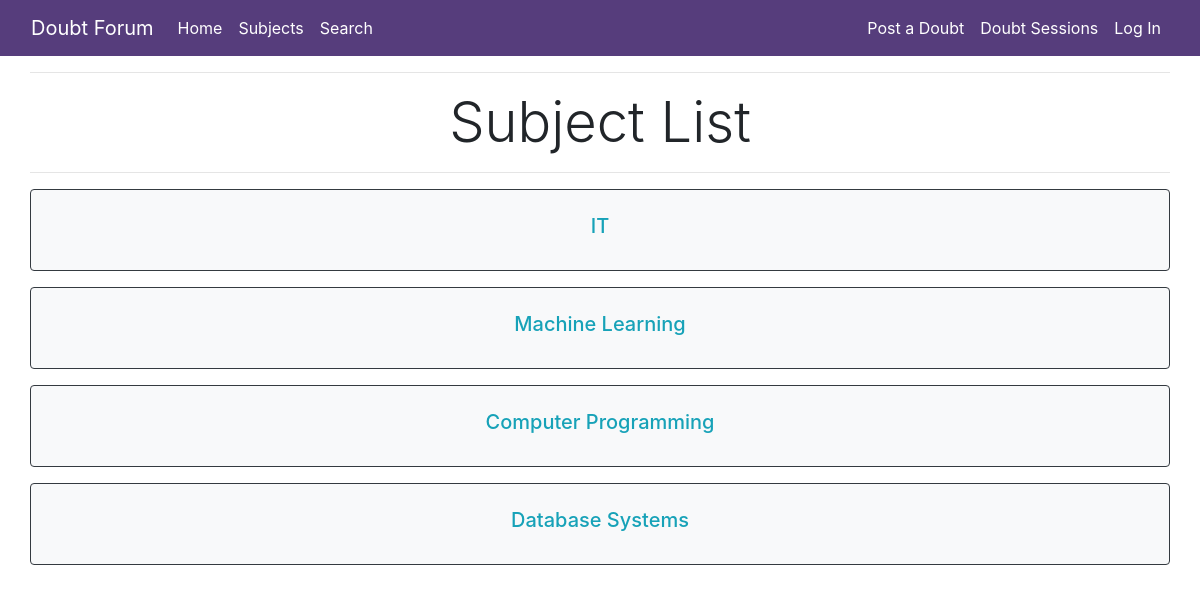
Page /subject_list/ on the earlier database version.
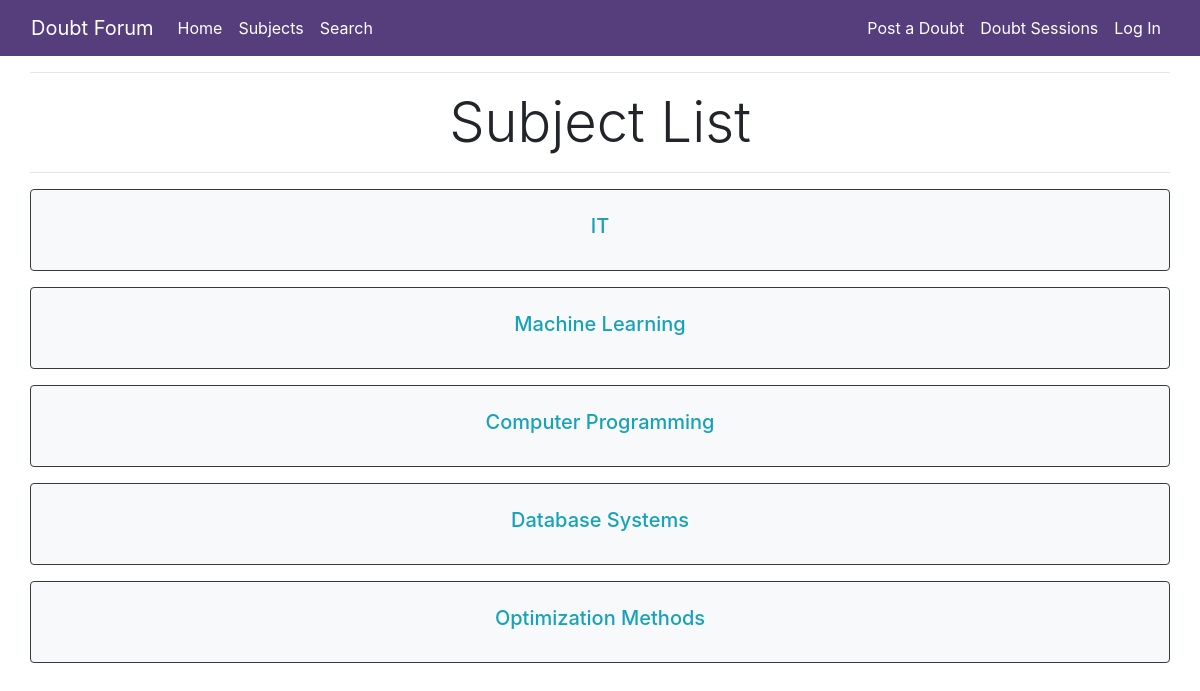
Same page on the later database version.
### DoubtForum/models.py (models this page shows, shortened)
class Subject(models.Model):
    name = models.CharField(max_length=20)

### DoubtForum/views.py (the view)
# urls.py: path('subject_list/', subject_list, name='subject_list'),
def subject_list(request):
    tags = Subject.objects.all()
    context = {
        "tags": tags,
    }
    return render(request, "subjectList.html", context)

### templates/subjectList.html (shortened to what this page needs)
<!DOCTYPE html>
{% extends "base.html" %}
{% block page_content %}
<div class="col-md-12">
    <hr>
        <div class="page-header text-center mt-3">
            <h1 class="display-4">Subject List</h1>
        </div>
    <hr>
    {% for tag in tags %}
    <div class="card border-dark bg-light mb-3">
        <div class="card-body text-center">
            <h5 class="card-title pt-1"><a href="{% url 'tagged_doubts' tag.name %}" class="text-info">{{ tag.name }}</h5>
        </div>
    </div>
    {% endfor %}
</div>
{% endblock %}

Differences in the rows shown:
added Subject: name "Optimization Methods"
